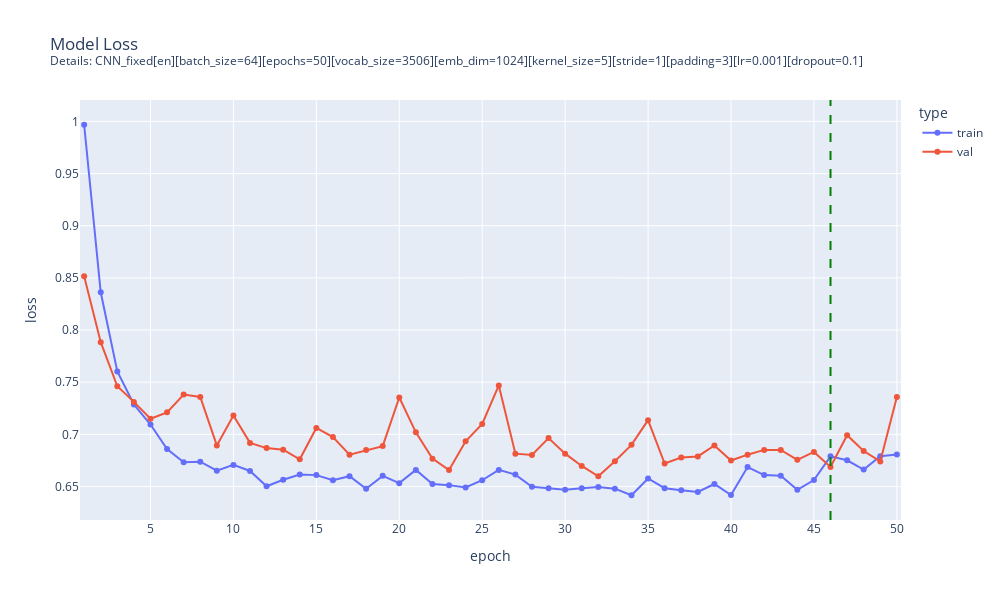

Notebook source saved alongside this figure:
### Code cell
global_res_en = pd.read_csv(global_res_en_path)

plot_model_fit_loss(
    train_loss=global_res_en['training_loss'],
    val_loss=global_res_en['validation_loss'],
    vertical_line=46, # best epoch chosen
    subtitle="Details: " + BEST_CNN_EN.MODEL_DESCRIPTION
)

### Figure 1 — Plotly figure (JSON) as saved in the notebook; plotly's stock layout.template omitted (floating-point values rounded to 4 significant figures)
{"data": [{"hovertemplate": "type=train<br>epoch=%{x}<br>loss=%{y}<extra></extra>", "legendgroup": "train", "line": {"color": "#636efa", "dash": "solid"}, "marker": {"symbol": "circle"}, "mode": "lines+markers", "name": "train", "orientation": "v", "showlegend": true, "type": "scatter", "x": [1, 2, 3, 4, 5, 6, 7, 8, 9, 10, 11, 12, 13, 14, 15, 16, 17, 18, 19, 20, 21, 22, 23, 24, 25, 26, 27, 28, 29, 30, 31, 32, 33, 34, 35, 36, 37, 38, 39, 40, 41, 42, 43, 44, 45, 46, 47, 48, 49, 50], "xaxis": "x", "y": [0.9968, 0.8362, 0.7602, 0.7286, 0.7094, 0.686, 0.6733, 0.6738, 0.6651, 0.6707, 0.6649, 0.6502, 0.6564, 0.6615, 0.6609, 0.656, 0.6599, 0.6479, 0.6602, 0.6532, 0.6659, 0.6523, 0.6513, 0.6491, 0.656, 0.6659, 0.6614, 0.6497, 0.6482, 0.6468, 0.6484, 0.6496, 0.6479, 0.6416, 0.6577, 0.6484, 0.6464, 0.6447, 0.6524, 0.6418, 0.6686, 0.6609, 0.6604, 0.6468, 0.6562, 0.6789, 0.6751, 0.6662, 0.679, 0.6806], "yaxis": "y"}, {"hovertemplate": "type=val<br>epoch=%{x}<br>loss=%{y}<extra></extra>", "legendgroup": "val", "line": {"color": "#EF553B", "dash": "solid"}, "marker": {"symbol": "circle"}, "mode": "lines+markers", "name": "val", "orientation": "v", "showlegend": true, "type": "scatter", "x": [1, 2, 3, 4, 5, 6, 7, 8, 9, 10, 11, 12, 13, 14, 15, 16, 17, 18, 19, 20, 21, 22, 23, 24, 25, 26, 27, 28, 29, 30, 31, 32, 33, 34, 35, 36, 37, 38, 39, 40, 41, 42, 43, 44, 45, 46, 47, 48, 49, 50], "xaxis": "x", "y": [0.8515, 0.7884, 0.7461, 0.7311, 0.7149, 0.7211, 0.7382, 0.7359, 0.6894, 0.718, 0.6918, 0.6868, 0.6853, 0.6761, 0.7061, 0.6974, 0.6805, 0.6849, 0.6887, 0.7353, 0.7019, 0.6767, 0.6658, 0.6933, 0.7099, 0.7469, 0.6815, 0.6803, 0.6964, 0.6815, 0.6697, 0.6598, 0.6742, 0.6899, 0.7136, 0.672, 0.6778, 0.6788, 0.6893, 0.6749, 0.6805, 0.6851, 0.6851, 0.6756, 0.6831, 0.6687, 0.6992, 0.684, 0.674, 0.7359], "yaxis": "y"}], "layout": {"height": 600, "legend": {"title": {"text": "type"}, "tracegroupgap": 0}, "shapes": [{"line": {"color": "green", "dash": "dash", "width": 2}, "type": "line", "x0": 46, "x1": 46, "xref": "x", "y0": 0, "y1": 1, "yref": "y domain"}], "title": {"text": "Model Loss<br><sup>Details: CNN_fixed[en][batch_size=64][epochs=50][vocab_size=3506][emb_dim=1024][kernel_size=5][stride=1][padding=3][lr=0.001][dropout=0.1]<sup>"}, "width": 1000, "xaxis": {"anchor": "y", "domain": [0, 1], "range": [0.75, 50.25], "title": {"text": "epoch"}}, "yaxis": {"anchor": "x", "domain": [0, 1], "title": {"text": "loss"}}}}
